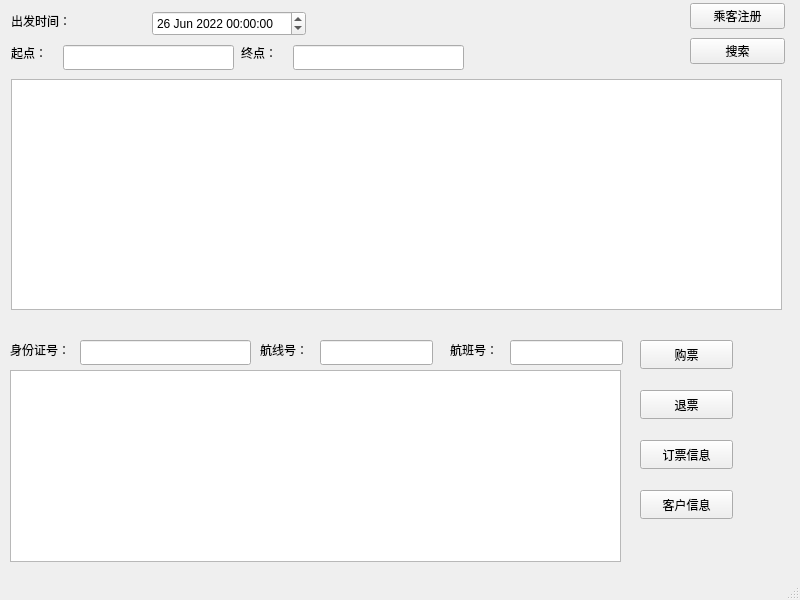
<?xml version="1.0" encoding="UTF-8"?>
<ui version="4.0">
 <class>MainWindow</class>
 <widget class="QMainWindow" name="MainWindow">
  <property name="geometry">
   <rect>
    <x>0</x>
    <y>0</y>
    <width>800</width>
    <height>600</height>
   </rect>
  </property>
  <property name="windowTitle">
   <string>查询航班</string>
  </property>
  <widget class="QWidget" name="centralwidget">
   <widget class="QDateTimeEdit" name="dateTimeEdit">
    <property name="geometry">
     <rect>
      <x>152</x>
      <y>11</y>
      <width>154</width>
      <height>25</height>
     </rect>
    </property>
    <property name="date">
     <date>
      <year>2022</year>
      <month>6</month>
      <day>26</day>
     </date>
    </property>
   </widget>
   <widget class="QTableWidget" name="tableWidget">
    <property name="geometry">
     <rect>
      <x>11</x>
      <y>79</y>
      <width>771</width>
      <height>231</height>
     </rect>
    </property>
   </widget>
   <widget class="QLineEdit" name="lineEdit">
    <property name="geometry">
     <rect>
      <x>63</x>
      <y>45</y>
      <width>171</width>
      <height>25</height>
     </rect>
    </property>
    <property name="text">
     <string/>
    </property>
   </widget>
   <widget class="QLineEdit" name="lineEdit_2">
    <property name="geometry">
     <rect>
      <x>293</x>
      <y>45</y>
      <width>171</width>
      <height>25</height>
     </rect>
    </property>
    <property name="text">
     <string/>
    </property>
   </widget>
   <widget class="QLabel" name="label">
    <property name="geometry">
     <rect>
      <x>11</x>
      <y>43</y>
      <width>45</width>
      <height>20</height>
     </rect>
    </property>
    <property name="text">
     <string>起点：</string>
    </property>
   </widget>
   <widget class="QLabel" name="label_2">
    <property name="geometry">
     <rect>
      <x>241</x>
      <y>43</y>
      <width>45</width>
      <height>20</height>
     </rect>
    </property>
    <property name="text">
     <string>终点：</string>
    </property>
   </widget>
   <widget class="QLabel" name="label_3">
    <property name="geometry">
     <rect>
      <x>11</x>
      <y>11</y>
      <width>75</width>
      <height>20</height>
     </rect>
    </property>
    <property name="text">
     <string>出发时间：</string>
    </property>
   </widget>
   <widget class="QLineEdit" name="lineEdit_3">
    <property name="geometry">
     <rect>
      <x>80</x>
      <y>340</y>
      <width>171</width>
      <height>25</height>
     </rect>
    </property>
   </widget>
   <widget class="QLineEdit" name="lineEdit_4">
    <property name="geometry">
     <rect>
      <x>320</x>
      <y>340</y>
      <width>113</width>
      <height>25</height>
     </rect>
    </property>
   </widget>
   <widget class="QLineEdit" name="lineEdit_5">
    <property name="geometry">
     <rect>
      <x>510</x>
      <y>340</y>
      <width>113</width>
      <height>25</height>
     </rect>
    </property>
   </widget>
   <widget class="QPushButton" name="pushButton_2">
    <property name="geometry">
     <rect>
      <x>640</x>
      <y>340</y>
      <width>93</width>
      <height>29</height>
     </rect>
    </property>
    <property name="text">
     <string>购票</string>
    </property>
   </widget>
   <widget class="QPushButton" name="pushButton_3">
    <property name="geometry">
     <rect>
      <x>640</x>
      <y>390</y>
      <width>93</width>
      <height>29</height>
     </rect>
    </property>
    <property name="text">
     <string>退票</string>
    </property>
   </widget>
   <widget class="QLabel" name="label_4">
    <property name="geometry">
     <rect>
      <x>10</x>
      <y>340</y>
      <width>69</width>
      <height>20</height>
     </rect>
    </property>
    <property name="text">
     <string>身份证号：</string>
    </property>
   </widget>
   <widget class="QLabel" name="label_5">
    <property name="geometry">
     <rect>
      <x>260</x>
      <y>340</y>
      <width>61</width>
      <height>20</height>
     </rect>
    </property>
    <property name="text">
     <string>航线号：</string>
    </property>
   </widget>
   <widget class="QLabel" name="label_6">
    <property name="geometry">
     <rect>
      <x>450</x>
      <y>340</y>
      <width>51</width>
      <height>20</height>
     </rect>
    </property>
    <property name="text">
     <string>航班号：</string>
    </property>
   </widget>
   <widget class="QPushButton" name="pushButton_4">
    <property name="geometry">
     <rect>
      <x>640</x>
      <y>440</y>
      <width>93</width>
      <height>29</height>
     </rect>
    </property>
    <property name="text">
     <string>订票信息</string>
    </property>
   </widget>
   <widget class="QTableWidget" name="tableWidget_2">
    <property name="geometry">
     <rect>
      <x>10</x>
      <y>370</y>
      <width>611</width>
      <height>192</height>
     </rect>
    </property>
   </widget>
   <widget class="QWidget" name="layoutWidget">
    <property name="geometry">
     <rect>
      <x>690</x>
      <y>0</y>
      <width>95</width>
      <height>67</height>
     </rect>
    </property>
    <layout class="QVBoxLayout" name="verticalLayout">
     <item>
      <widget class="QPushButton" name="pushButton_5">
       <property name="text">
        <string>乘客注册</string>
       </property>
      </widget>
     </item>
     <item>
      <widget class="QPushButton" name="pushButton">
       <property name="text">
        <string>搜索</string>
       </property>
      </widget>
     </item>
    </layout>
   </widget>
   <widget class="QPushButton" name="pushButton_6">
    <property name="geometry">
     <rect>
      <x>640</x>
      <y>490</y>
      <width>93</width>
      <height>29</height>
     </rect>
    </property>
    <property name="text">
     <string>客户信息</string>
    </property>
   </widget>
  </widget>
  <widget class="QMenuBar" name="menubar">
   <property name="geometry">
    <rect>
     <x>0</x>
     <y>0</y>
     <width>800</width>
     <height>26</height>
    </rect>
   </property>
  </widget>
  <widget class="QStatusBar" name="statusbar"/>
 </widget>
 <resources/>
 <connections/>
</ui>
